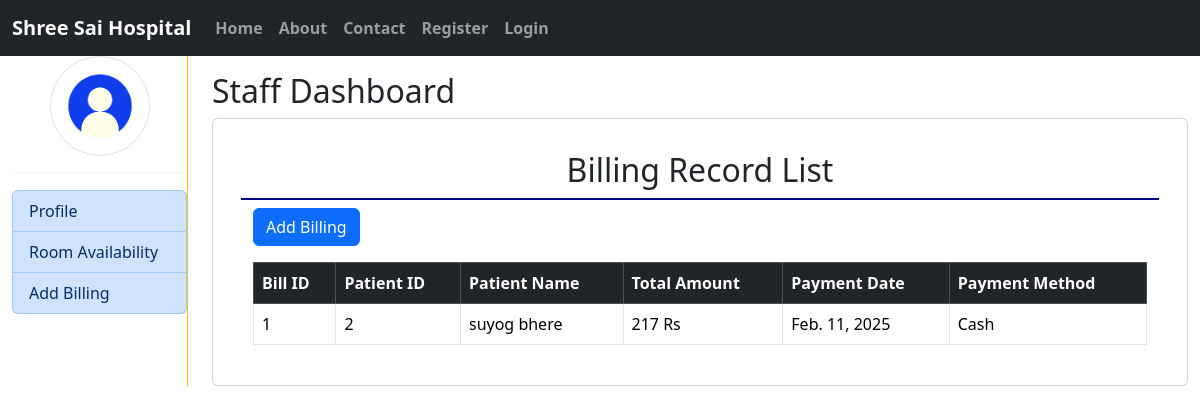
The page /hms_staff/billing/ on the database its author committed.
### hms/models.py (models this page shows, shortened)
class Billing(models.Model):
    Bill_ID = models.AutoField(primary_key=True)
    P_ID = models.ForeignKey(Patient, on_delete=models.CASCADE)
    Total_amount = models.IntegerField()
    Pay_date = models.DateField()
    Pay_method = models.CharField(choices=payment_method_choice,max_length=100)

class Patient(models.Model):
    user = models.OneToOneField(User, on_delete=models.CASCADE)
    P_ID = models.AutoField(primary_key=True)
    Address = models.CharField(max_length=255, null=True)

class User(AbstractBaseUser,PermissionsMixin):
    first_name= models.CharField(max_length=250)
    last_name= models.CharField(max_length=250)
    email= models.EmailField(unique=True)
    mobile= models.CharField(max_length=10)
    is_active=models.BooleanField(default=True)
    is_staff=models.BooleanField(default=False)
    is_patient=models.BooleanField(default=False)
    is_doctor=models.BooleanField(default=False)
    gender = models.CharField(choices=Gender_choice,max_length=100)
    USERNAME_FIELD = 'email'
    REQUIRED_FIELDS = ['mobile']
    object = CustomUserManager()

### hms_staff/views.py (the view)
# urls.py: path('billing/', views.billing_list, name='billing_list'),
def billing_list(request):
    billings = Billing.objects.select_related('P_ID').all()
    return render(request, 'hms_staff/billing_list.html', {'billings': billings})

### hms_staff/templates/hms_staff/billing_list.html (shortened to what this page needs)
{% extends 'hms_staff/staff_index.html' %}
{% load static %}
{% block staff %}
<div>
    <h2>Staff Dashboard</h2>
    <div class="container card">
        <div class="card-body my-2">
            <h2 class="p-2 text-center" style="border-bottom: 2px solid navy;">Billing Record List</h2>
            <div class="container">
                <a href="{% url 'add_billing' %}" class="btn btn-primary mb-3">Add Billing</a>
                <table class="table table-bordered">
                    <thead class="table-dark">
                        <tr>
                            <th>Bill ID</th>
                            <th>Patient ID</th>
                            <th>Patient Name</th>
                            <th>Total Amount</th>
                            <th>Payment Date</th>
                            <th>Payment Method</th>
                        </tr>
                    </thead>
                    <tbody>
                        {% for bill in billings %}
                        <tr>
                            <td>{{ bill.Bill_ID }}</td>
                            <td>{{ bill.P_ID.P_ID }}</td>
                            <td>{{ bill.P_ID.user.first_name }} {{ bill.P_ID.user.last_name }}</td>
                            <td>{{ bill.Total_amount }} Rs</td>
                            <td>{{ bill.Pay_date }}</td>
                            <td>{{ bill.Pay_method }}</td>
                        </tr>
                        {% empty %}
                        <tr>
                            <td colspan="6" class="text-center">No billing records found.</td>
                        </tr>
                        {% endfor %}
                    </tbody>
                </table>
            </div>
        </div>
    </div>
</div>
{% endblock staff %}

### rows shown on the page
Billing: Bill_ID "1", P_ID.P_ID "2", P_ID.user.first_name "suyog", P_ID.user.last_name "bhere", Total_amount "217", Pay_date "Feb. 11, 2025", Pay_method "Cash"
